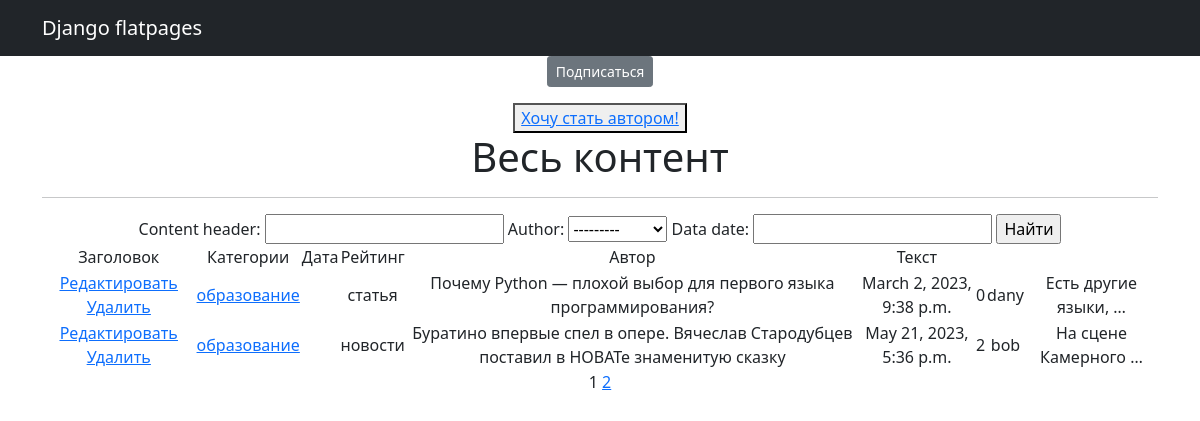
Page /posts/categories/2 (signed in) on the committed database.
### news/models.py (models this page shows, shortened)
class Post(models.Model):
    author = models.ForeignKey(Author, on_delete=models.CASCADE)
    content_type = models.CharField(max_length=256, choices=ContentType.choices)
    data = models.DateTimeField(auto_now_add=True)
    content_header = models.CharField(max_length=256)
    content_text = models.CharField(max_length=5000)
    content_rating = models.IntegerField(default=0)
    category = models.ManyToManyField(Category, through='PostCategory')

class Category(models.Model):
    name_category = models.CharField(unique=True, max_length=64)
    subscribers = models.ManyToManyField(User, blank=True, null=True, related_name='categories')
    def __str__(self):
        return self.name_category

class Author(models.Model):
    user = models.OneToOneField(User, on_delete=models.CASCADE)
    rating = models.IntegerField(default=0)
    def __str__(self):
        return self.user.username

### news/views.py (the view)
# urls.py: path('categories/<int:pk>', CategoryListView.as_view(), name='category_list'),
class CategoryListView(Posts):
    model = Post
    template_name = 'news/category_list.html'
    context_object_name = 'category_news_list'
    def get_queryset(self):
        self.category = get_object_or_404(Category, id=self.kwargs['pk'])
        queryset = Post.objects.filter(category=self.category).order_by('data')
        return queryset
    def get_context_data(self, **kwargs):
        context = super().get_context_data(**kwargs)
        context['is_not_subscriber'] = self.request.user not in self.category.subscribers.all()
        context['category'] = self.category
        return context

### news/views.py (called while the page is built)
    def get_context_data(self, **kwargs):
        context = super().get_context_data(**kwargs)
        context['filter'] = PostFilter(self.request.GET, queryset=self.get_queryset())
        context['is_not_author'] = not self.request.user.groups.filter(name='author').exists()
        return context

### templates/news/category_list.html (shortened to what this page needs)
{% extends 'flatpages/default.html' %}
{% load custom_tags %}
{% block content %}
    {% if is_not_subscriber %}
    <p class="text-center"><a href="{% url 'subscribe' category.id %}" class="btn btn-secondary btn-sm">Подписаться</a></p>
    {% endif %}
    {% if is_not_author %}
        <button> <a href="{% url 'upgrade' %}"> Хочу стать автором!</a> </button>
    {% endif %}
    <h1>Весь контент</h1>
    <hr>
    {% if category_news_list %}
        <form action=""  method="GET">
            {{ filter.form }}
            <input type="submit" value="Найти" />
        </form>
            <table>
           <tr>
               <td>Заголовок</td>
               <td>Категории</td>
               <td>Дата</td>
                <td>Рейтинг</td>
               <td>Автор</td>
               <td>Текст</td>
           </tr>
           {% for post in category_news_list %}
           <tr>
           <td>
               <a href="{% url 'post_edit' post.id %}"><u>Редактировать</u></a>
               <a href="{% url 'post_delete' post.id %}"><u>Удалить</u></a>
           </td>
               <td>{% for category in post.category.all %}
                   <a href="{%  url 'category_list' category.id %}">{{ category }}</a>
                   {% endfor %}
               </td>
               <td>{{ time_now|date:'d M Y' }}</td>
               <td>{{ post.content_type }}</td>
               <td>{{ post.content_header }}</td>
               <td>{{ post.data }}</td>
               <td>{{ post.content_rating }}</td>
               <td>{{ post.author }}</td>
               <td>{{ post.content_text|truncatechars:20 }}</td>
           </tr>
           {% endfor %}
       </table>
   {% else %}
       <h2>Новостей нет!</h2>
        {% endif %}
       {{ page_obj.number }}
        {% if page_obj.has_next %}
       <a href="?page={{ page_obj.next_page_number }}">{{ page_obj.next_page_number }}</a>
   {% endif %}
{% endblock content %}

### rows in the picture
Post: content_type "статья", content_header "Почему Python — плохой выбор для первого языка программирования?", data "March 2, 2023, 9:38 p.m.", content_rating "0", author "dany", content_text "Есть другие языки, …"
Category: name_category "образование"
Post: content_type "новости", content_header "Буратино впервые спел в опере. Вячеслав Стародубцев поставил в НОВАТе знаменитую сказку", data "May 21, 2023, 5:36 p.m.", content_rating "2", author "bob", content_text "На сцене Камерного …"

### other values in the picture
{{ page_obj.number }} "1"
{{ page_obj.next_page_number }} "2"
